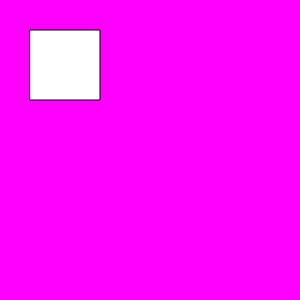
Frame 1 (no input)
Frame 60 (no input): identical to frame 1, image omitted
Frame 120 (the mouse pressed at the canvas centre since frame 60): identical to frame 1, image omitted

The p5.js sketch that drew this single still picture (run headless with seeded random() and noise() and a simulated clock; from frame 60 on, the mouse is pressed at the canvas centre):

// p5.js sketch
// ── sketch.js
function setup(){
    createCanvas (300, 300);

}

function draw(){
    background (255, 0, 255);
    rect (30, 30, 70, 70);
}
